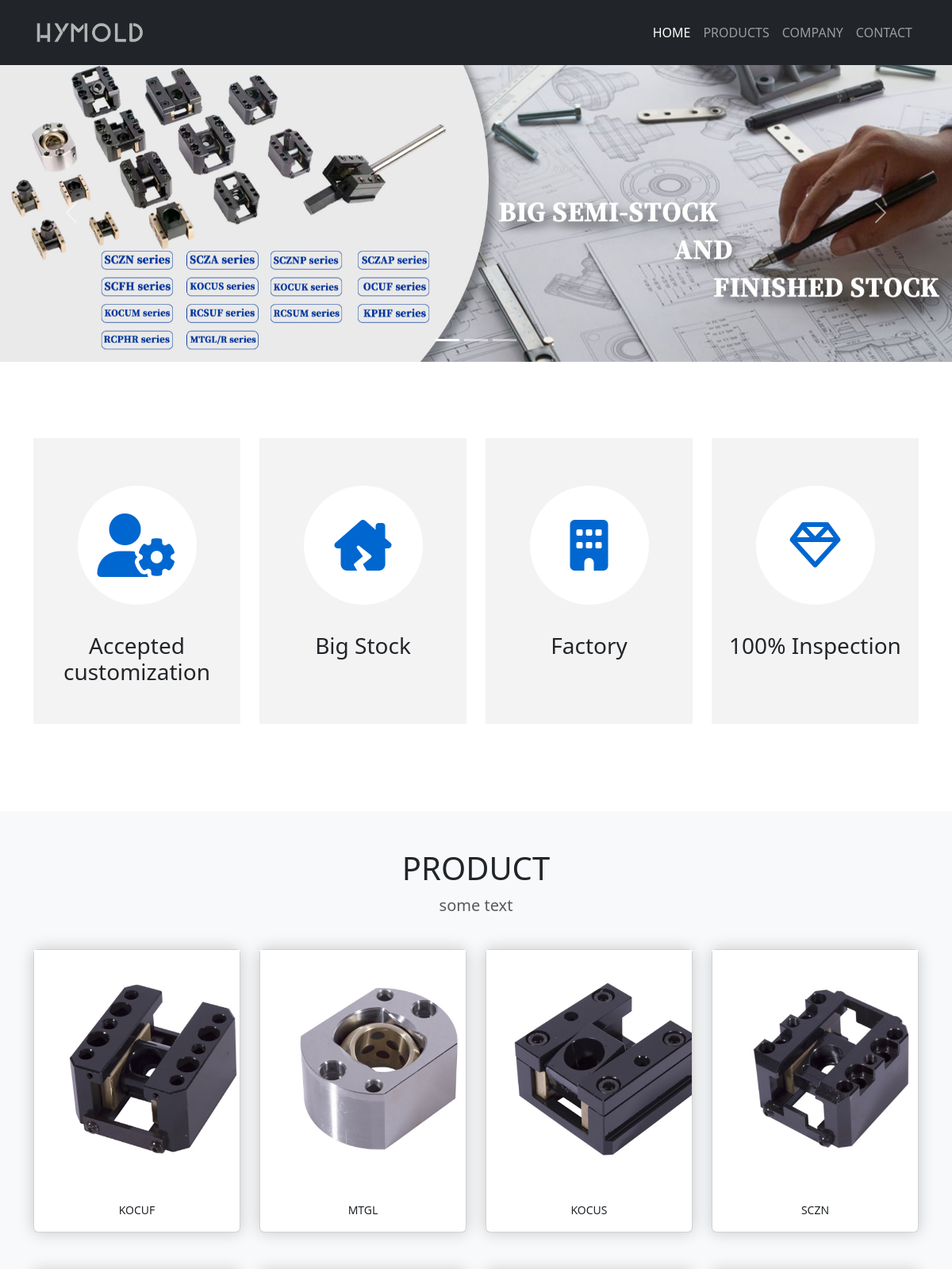
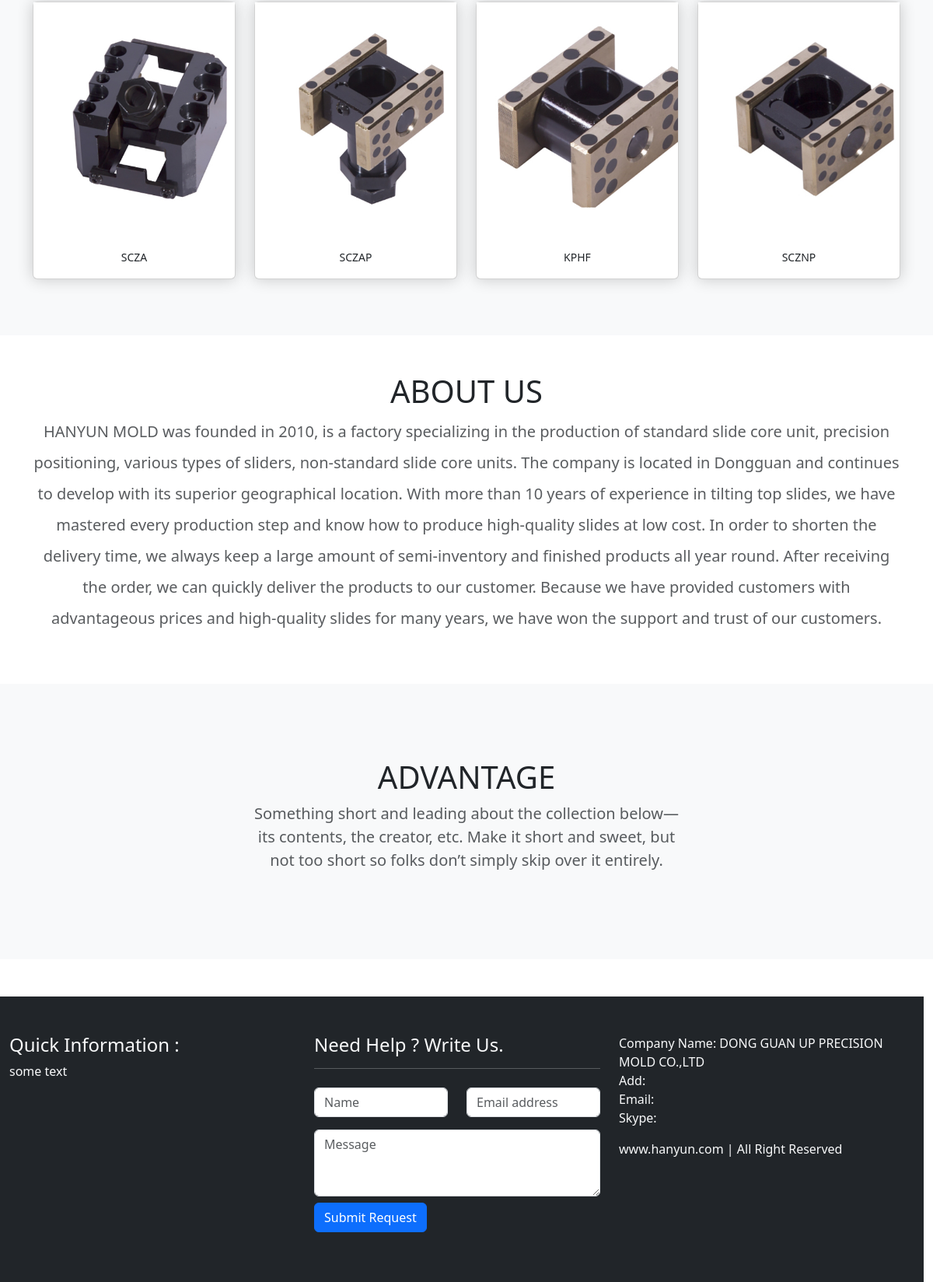
The page / on the database its author committed (2 pictures, top to bottom).
### app.py (models this page shows)
class Product(db.Model):
    __tablename__ = 'product'
    id = db.Column(db.Integer, primary_key=True)
    name = db.Column(db.String(20))
    price = db.Column(db.Float)
    description = db.Column(db.String(200))
    content = db.Column(db.Text())
    timestamp = db.Column(db.DateTime, nullable=False, default=datetime.now, index=True)
    clicks = db.Column(db.Integer)

class Photo(db.Model):
    __tablename__ = 'photo'
    id = db.Column(db.Integer, primary_key=True)
    filename = db.Column(db.String(100))
    timestamp = db.Column(db.DateTime, nullable=False, default=datetime.now, index=True)
    product_id = db.Column(db.Integer, db.ForeignKey('product.id'))
    product = db.relationship('Product', backref=db.backref('photos', lazy='dynamic', cascade='all, delete-orphan'))
    source = db.Column(db.String(200), default='form')  # 区别图片来源

class About(db.Model):
    __tablename__ = 'about'
    id = db.Column(db.Integer, primary_key=True)
    name = db.Column(db.String(20))
    content = db.Column(db.Text())
    timestamp = db.Column(db.DateTime, nullable=False, default=datetime.now, index=True)

### app.py (the view)
@app.route('/')
def index():
    return render_template('index.html')

### app.py (called while the page is built)
@app.context_processor
def make_template_context():
    return dict(
        products=Product.query.order_by(Product.id.asc()).all(),
        about=About.query.order_by(About.timestamp.desc()).first(),
    )

### templates/index.html (shortened to what this page needs)
{% extends 'base.html' %}
{% block nav_home %}
    active
{% endblock %}
{% block content %}
    <div class="container-fluid custom-container">
        <div id="carouselIndicators" class="carousel slide" data-bs-ride="carousel">
            <div class="carousel-indicators">
                <button type="button" data-bs-target="#carouselIndicators" data-bs-slide-to="0" class="active"
                        aria-current="true" aria-label="Slide 1"></button>
                <button type="button" data-bs-target="#carouselIndicators" data-bs-slide-to="1"
                        aria-label="Slide 2"></button>
                <button type="button" data-bs-target="#carouselIndicators" data-bs-slide-to="2"
                        aria-label="Slide 3"></button>
            </div>
            <div class="carousel-inner">
                <div class="carousel-item active">
                    <img src="{{ url_for('static', filename='img/banner01.jpg') }}" class="d-block w-100" alt="...">
                </div>
            </div>
            <button class="carousel-control-prev" type="button" data-bs-target="#carouselIndicators"
                    data-bs-slide="prev">
                <span class="carousel-control-prev-icon" aria-hidden="true"></span>
            </button>
            <button class="carousel-control-next" type="button" data-bs-target="#carouselIndicators"
                    data-bs-slide="next">
                <span class="carousel-control-next-icon" aria-hidden="true"></span>
            </button>
        </div>
    </div>
    <section class="py-5 text-center bg-white">
        <div class="container">
            <div class="row py-lg-5">
                <div class="col-md-3 col-sm-6 mx-auto">
                    <div class="circle-box flipElement">
                        <div class="circle-body d-flex align-items-center justify-content-center">
                            <i class="fa-solid fa-user-gear fa-5x"></i>
                        </div>
                        <h3>Accepted customization</h3>
                    </div>
                </div>
                <div class="col-md-3 col-sm-6 mx-auto">
                    <div class="circle-box flipElement">
                        <div class="circle-body d-flex align-items-center justify-content-center">
                            <i class="fa-solid fa-house-chimney-crack fa-4x"></i>
                        </div>
                        <h3>Big Stock</h3>
                    </div>
                </div>
                <div class="col-md-3 col-sm-6 mx-auto">
                    <div class="circle-box flipElement">
                        <div class="circle-body d-flex align-items-center justify-content-center">
                            <i class="fa-solid fa-building fa-4x"></i>
                        </div>
                        <h3>Factory</h3>
                    </div>
                </div>
                <div class="col-md-3 col-sm-6 mx-auto">
                    <div class="circle-box flipElement">
                        <div class="circle-body d-flex align-items-center justify-content-center">
                            <i class="fa-regular fa-gem fa-4x"></i>
                        </div>
                        <h3>100% Inspection</h3>
                    </div>
                </div>
            </div>
        </div>
    </section>
    <section class="py-5 text-center bg-light">
        <div class="container">
            <h1>PRODUCT</h1>
            <p class="lead text-muted">
                some text
            </p>
            <div class="row">
                {% for product in products %}
                    <div class="col-md-3 col-sm-6 col-12 my-2">
                        <div class="card my-3 transition_style">
                                <div class="light-move">
                                    <a href="{{ url_for('product', product_id=product.id) }}">
                                        {% set photo = product.photos|first %}
                                        {% if photo %}
                                            <img src="{{ url_for('get_image', filename=photo.filename) }}"
                                                 alt="{{ product.name }}" style="width: 300px;height: auto;">
                                        {% else %}
                                            <img class="card-img-top"
                                                 src="{{ url_for('static', filename='img/no_product.jpg') }}"
                                                 alt="Card image cap">
                                        {% endif %}
                                    </a>
                                </div>
                            <a href="{{ url_for('product', product_id=product.id) }}"
                               class="p-3 btn btn-sm">{{ product.name }}</a>
                        </div>
                    </div>
                {% endfor %}
            </div>
        </div>
    </section>
    <section class="py-5 text-center bg-white">
        <div class="container">
            <h1>ABOUT US</h1>
            <p class="lead text-muted lh-lg">
                {{ about.content }}
            </p>
        </div>
    </section>
    <section class="py-5 text-center bg-light">
        <div class="container">
            <div class="row py-lg-5">
                <div class="col-lg-6 col-md-8 mx-auto">
                    <h1 class="fw-light">ADVANTAGE</h1>
                    <p class="lead text-body-secondary">Something short and leading about the collection below—its
                        contents,
                        the creator, etc. Make it short and sweet, but not too short so folks don’t simply skip over it
                        entirely.</p>
                </div>
            </div>
        </div>
    </section>
{% endblock %}

### static/css/styles.css (style rules this page uses)
.custom-container { margin-top: 80px; padding-left: 0px; padding-right: 0px; }
.circle-body { width: 150px; height: 150px; margin: 0 auto 35px auto; border-radius: 100%; background-color: #ffffff; transition: transform 1s ease-in-out; color: #0067d0; }
.circle-box { height: 360px; padding: 60px 20px; margin: 0 auto 14px auto; background-color: #f4f3f3; transition: all 0.5s; }
.circle-box i { color: inherit; }
.transition_style { transition: all 0.5s; box-shadow: 0 0 20px rgba(0, 0, 0, 0.2) ; }
.light-move { position: relative; overflow: hidden; cursor: pointer; }
.light-move:after { position: absolute; left: -100%; top: 0; width: 50%; height: 100%; content: ""; background: linear-gradient(to right, rgba(255, 255, 255, 0) 0, rgba(255, 255, 255, 0.3) 50%, rgba(255, 255, 255, 0) 100%); transform: skewX(-45deg); pointer-events: none; }

### rows shown on the page
Product: filename (picture), name "KOCUF"
Product: filename (picture), name "MTGL"
Product: filename (picture), name "KOCUS"
Product: filename (picture), name "SCZN"
Product: filename (picture), name "SCZA"
Product: filename (picture), name "SCZAP"
Product: filename (picture), name "KPHF"
Product: filename (picture), name "SCZNP"
About: content "HANYUN MOLD was founded in 2010, is a factory specializing in the production of standard slide core unit, precision positioning, various types of sliders, non-standard slide core units. The company is located in Dongguan and continues to develop with its superior geographical location. With more than 10 years of experience in tilting top slides, we have mastered every production step and know how to produce high-quality slides at low cost. In order to shorten the delivery time, we always keep a large amount of semi-inventory and finished products all year round. After receiving the order, we can quickly deliver the products to our customer. Because we have provided customers with…"
